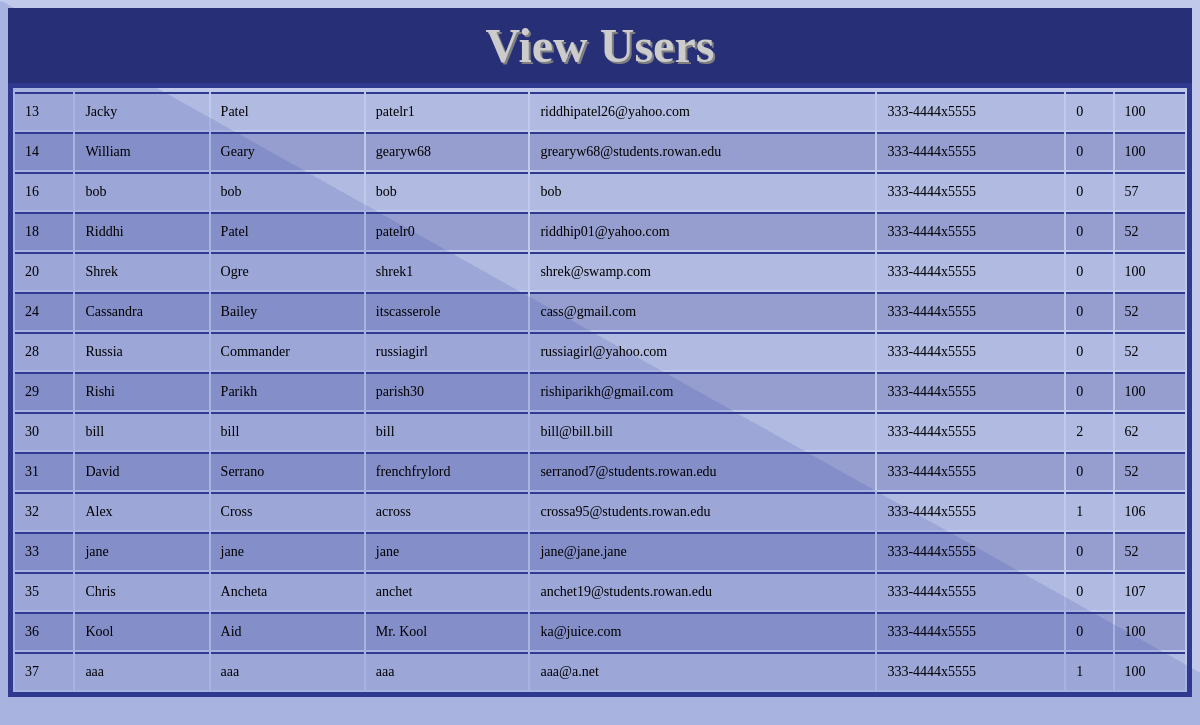
The app's page /Views/viewusers.php, older data.
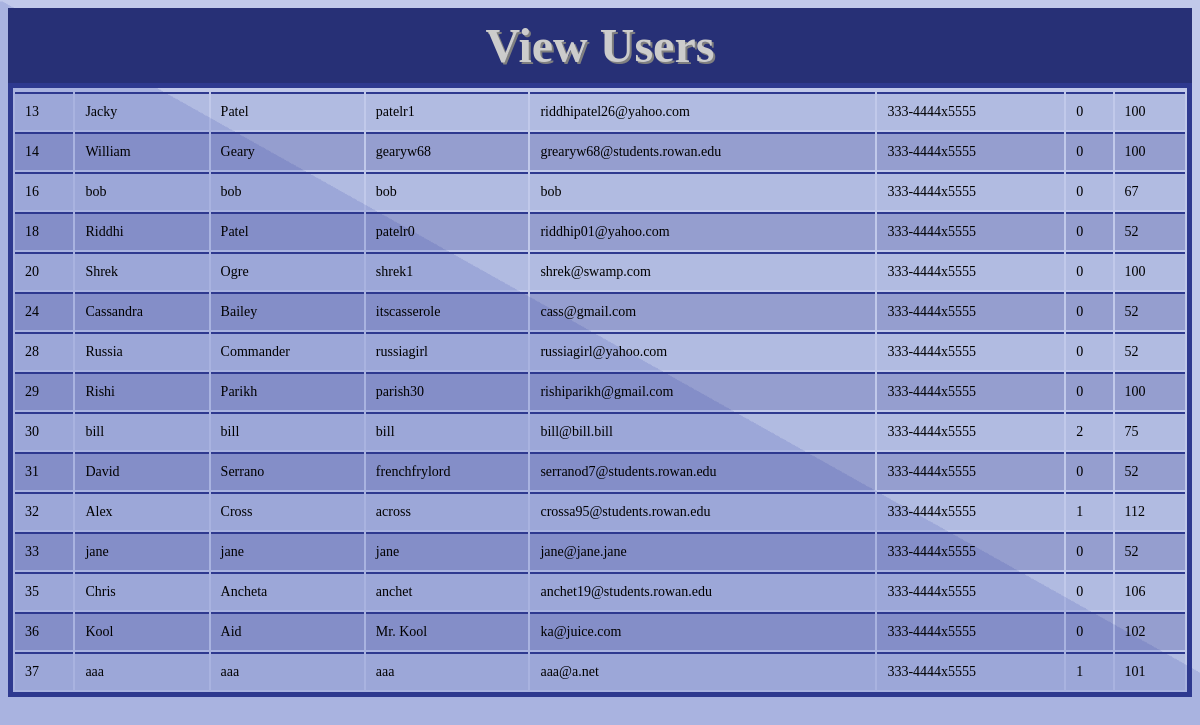
The same page, newer data.
### tables this page shows
CREATE TABLE `user` (
  `user_num` int(11) NOT NULL AUTO_INCREMENT,
  `first_name` varchar(30) NOT NULL,
  `last_name` varchar(30) NOT NULL,
  `username` varchar(20) NOT NULL,
  `email` varchar(40) NOT NULL,
  `password` varchar(256) DEFAULT NULL,
  `tel` varchar(13) NOT NULL,
  `admin` int(1) DEFAULT NULL,
  `user_points` int(3) NOT NULL DEFAULT '100',
  `last_request` datetime DEFAULT NULL,
  `num_requests` int(2) NOT NULL DEFAULT '0',
  `department_id` int(2) DEFAULT NULL,
  `login_attempts` tinyint(3) unsigned DEFAULT '0',
  PRIMARY KEY (`user_num`),
  UNIQUE KEY `user_num_UNIQUE` (`user_num`),
  UNIQUE KEY `username_unique` (`username`),
  UNIQUE KEY `email_unique` (`email`),
  KEY `fk_department_idx` (`department_id`),
  CONSTRAINT `fk_department` FOREIGN KEY (`department_id`) REFERENCES `department` (`department_id`) ON DELETE NO ACTION ON UPDATE NO ACTION
);

### Views/viewusers.php (the view, shortened to what this page needs)
<?php
        $dbh = ConnectDB();
?>
<html>
<head>
   <link rel="stylesheet" type="text/css" href="../Styles/displayTables.css">
</head>
<body class="background" background="../Images/Background.png">
   <div class="header">View Users</div>
   <table>
      <?php
         try{
	    $sql = "SELECT user_num,first_name,last_name,username,email,admin,user_points,tel ";
	    $sql .= "FROM user ";
	    $stmt = $dbh->prepare($sql);
	    $stmt->execute();
	    foreach($stmt->fetchAll() as $user) {
        $row =  " <tr><td>" . $user['user_num'];
        $row .= "</td><td>" . $user['first_name'];
        $row .= "</td><td>" . $user['last_name'];
        $row .= "</td><td>" . $user['username'];
        $row .= "</td><td>" . $user['email'];
        $row .= "</td><td>" . $user['tel'];
        $row .= "</td><td>" . $user['admin'];
        $row .= "</td><td>" . $user['user_points'];
	       echo $row;
               }
            }
	 catch(Exception $e){}
      ?>
   </table>
</body>
</html>

Row changes from the older to the newer data that the page shows:
changed user "bob": user_points "57" → "67"
changed user "bill": user_points "62" → "75"
changed user "Alex": user_points "106" → "112"
changed user "Chris": user_points "107" → "106"
changed user "Kool": user_points "100" → "102"
changed user "aaa": user_points "100" → "101"
